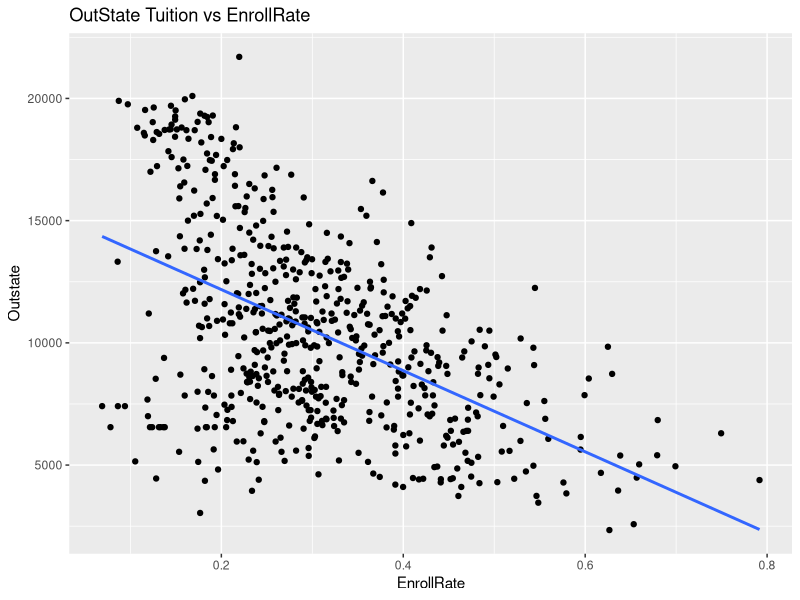
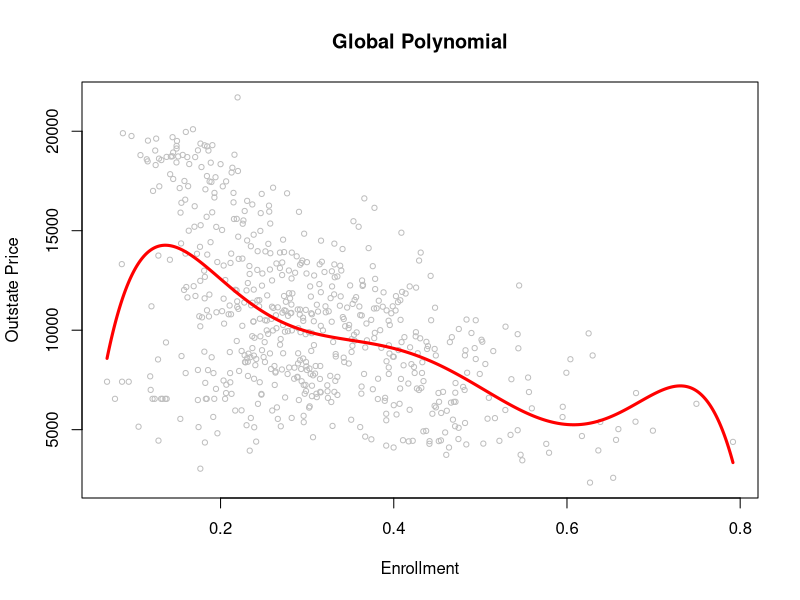
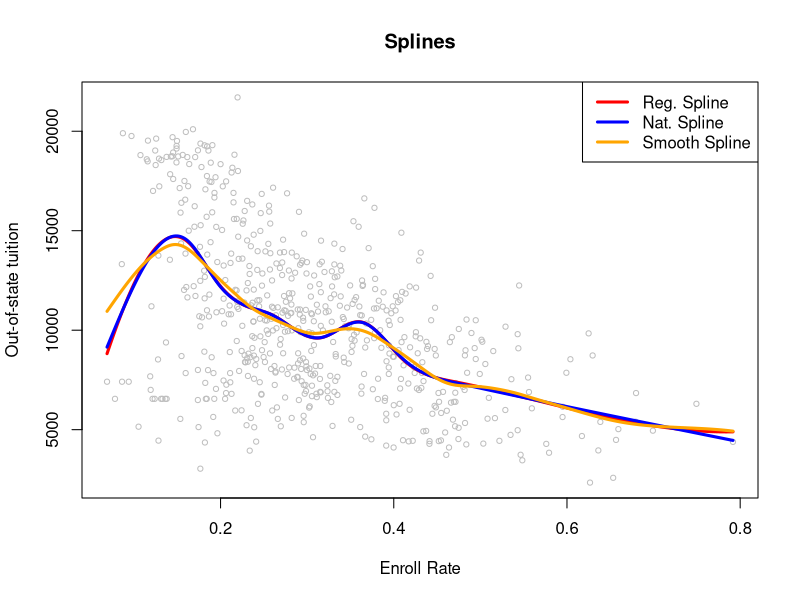
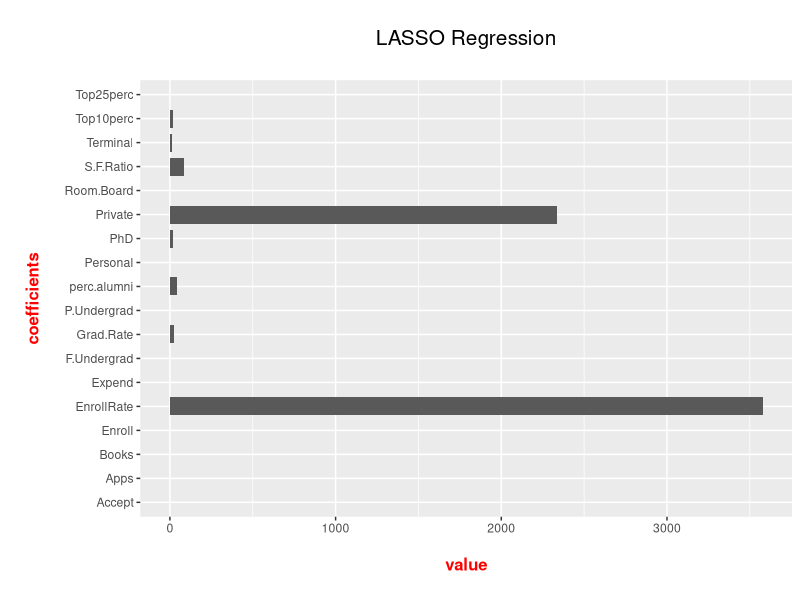

Generate these figures, in order, with R:
## ---- chunk 1
library(ggplot2)
library(data.table)
library(dplyr)
knitr::opts_chunk$set(echo = TRUE, message=FALSE, warning = FALSE, fig.width = 16/2, fig.height = 9/2, tidy.opts=list(width.cutoff=60), tidy=TRUE)
## ---- chunk 2
train <- read.csv("collegeTrain2.csv")
test <- read.csv("collegeTest2.csv")
train$Private<-ifelse(train$Private =="Yes",1,0) #yes:1; no:0
test$Private<-ifelse(test$Private =="Yes",1,0)
## ---- chunk 3
p1 <- ggplot(train,aes(EnrollRate,Outstate)) + 
  geom_point() + 
  stat_smooth(method = "lm",  
              formula = y ~ x,
              se = FALSE) +
  labs(title = "OutState Tuition vs EnrollRate")

p1

## ---- chunk 4
loocv_lm <- function(fit){
  return(mean(((fit$residuals)/(1 - hatvalues(fit)))^2))
}

set.seed(12345)
outstate_1d <- data.frame('x' = train$EnrollRate, 'y' = train$Outstate)

loocv_poly_lm <- c()
for(i in 1:10){
  lm_mod <- lm(y ~ poly(x, i, raw = TRUE), data = outstate_1d)
  loocv_poly_lm[i] <- loocv_lm(lm_mod)
}

grid <- data.frame("x" = seq(min(outstate_1d$x),max(outstate_1d$x),length = 5000))

plot(train$EnrollRate, train$Outstate, xlab = "Enrollment", ylab = "Outstate Price", cex = .7, col = "gray", main = "Global Polynomial")
lines(grid$x, predict(lm(y ~ poly(x, which.min(loocv_poly_lm), raw = TRUE), data = outstate_1d), newdata = grid), col = "red", lwd = 3)

min_order <- which.min(loocv_poly_lm)
min_order
global_poly_min_epe <- min(loocv_poly_lm)
global_poly_min_epe

final <- lm(Outstate~poly(EnrollRate, min_order), train)
summary(final)

## ---- chunk 5
library(splines)
# LOOCV estimate of prediction error
loocv_lm <- function(fit){
  return(mean(((fit$residuals)/(1 - hatvalues(fit)))^2))
}

train_1d <- data.frame ('x' = train$EnrollRate, 'y' = train$Outstate)
head(train_1d)
## ---- chunk 6
# smoothing spline
ss_mod <- smooth.spline(x = train_1d$x, train_1d$y)
# Plot three prediction curves
grid <- data.frame("x" = seq(min(train_1d$x),max(train_1d$x),length = 1200))
ss_preds <- predict(ss_mod, x = grid$x)
plot(train$EnrollRate, train$Outstate, xlab = "Enroll Rate", ylab = "Out-of-state tuition", cex = .7, col = "gray", main = "Splines")
lines(grid$x, predict(lm(y ~ bs(x, df = 12), data = train_1d), newdata = grid), col = "red", lwd = 3)
lines(grid$x, predict(lm(y ~ ns(x, df = 10), data = train_1d), newdata = grid), col = "blue", lwd = 3)
lines(grid$x, ss_preds$y, col = "orange", lwd = 3)
legend("topright",c("Reg. Spline","Nat. Spline","Smooth Spline"), lty = c(1,1,1), lwd = c(3,3,3), col = c("red","blue","orange"))
## ---- chunk 7
# cubic regresion spline: compute LOOCV  
cubic_reg_spline <- lm(y ~ bs(x, df =12), data = train_1d)
reg_spline_loocv <- loocv_lm(cubic_reg_spline)
# cubic natural spline: compute LOOCV
cubic_nat_spline <- lm(y ~ ns(x, df = 10), data = train_1d)
nat_spline_loocv <- loocv_lm(cubic_nat_spline)
## ---- chunk 8
# 加上polynomial regression model and compare 
epe_tab <- c(global_poly_min_epe,reg_spline_loocv,nat_spline_loocv,ss_mod$cv.crit)
names(epe_tab) <- c("Polynomial","Reg. Spline","Nat. Spline","Smooth Spline")
print(epe_tab)
## ---- chunk 9
train_pred <- as.matrix(subset(train, select = (-c(Outstate, CollegeNames))))
train_out <- as.matrix(train$Outstate)
lasso_mod_cv <- glmnet::cv.glmnet(x = train_pred, y = train_out, aplpha = 1)
# minimum lambda
lambda_min <- lasso_mod_cv $ lambda.min
lambda_min
## ---- chunk 10
lasso_coefs <- predict(lasso_mod_cv, type = "coefficients", s = lambda_min)
l <- as.matrix(lasso_coefs)
k <- as.data.frame(t(l))
k_t <- transpose(k)
l_c = cbind(colnames(k), k_t)
l_c = l_c[-1,]
names(l_c)=c("coefficients","value")

#Sideways Bar Graph
ggplot(data = l_c, aes(x = coefficients, y = abs(value))) +
 geom_bar(stat = "identity", width = 0.75) +
 coord_flip() +
 labs(x = "\n coefficients \n", y = "\n value \n", title = "\n LASSO Regression \n") +
 theme(plot.title = element_text(hjust = 0.5, size = 15), 
 axis.title.x = element_text(face="bold", colour="red", size = 12),
 axis.title.y = element_text(face="bold", colour="red", size = 12))
## ---- chunk 11
# the expected prediction error 
lasso_EPE <- min(lasso_mod_cv$cvm)
lasso_EPE
